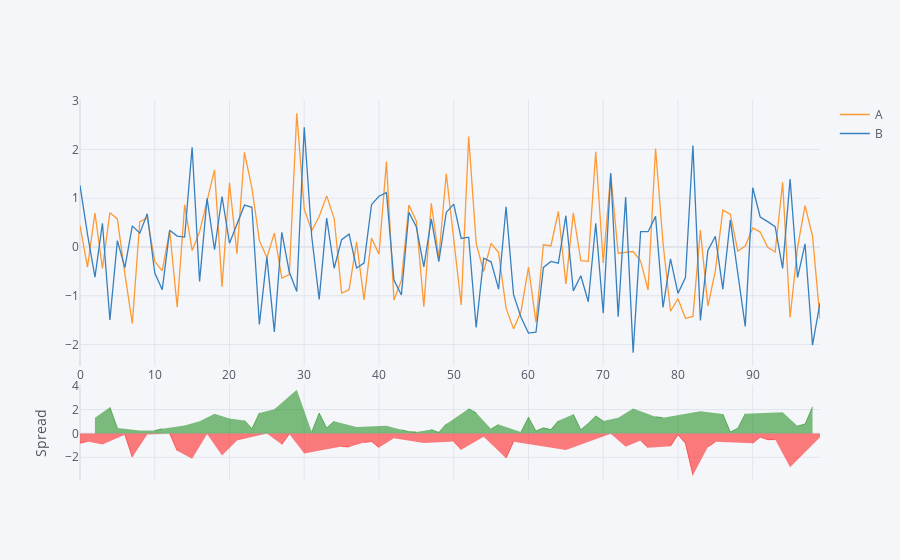

Source (notebook cell):
### Markdown cell above
### Spread plot

### Code cell
df1[['A', 'B']].iplot(kind='spread')
